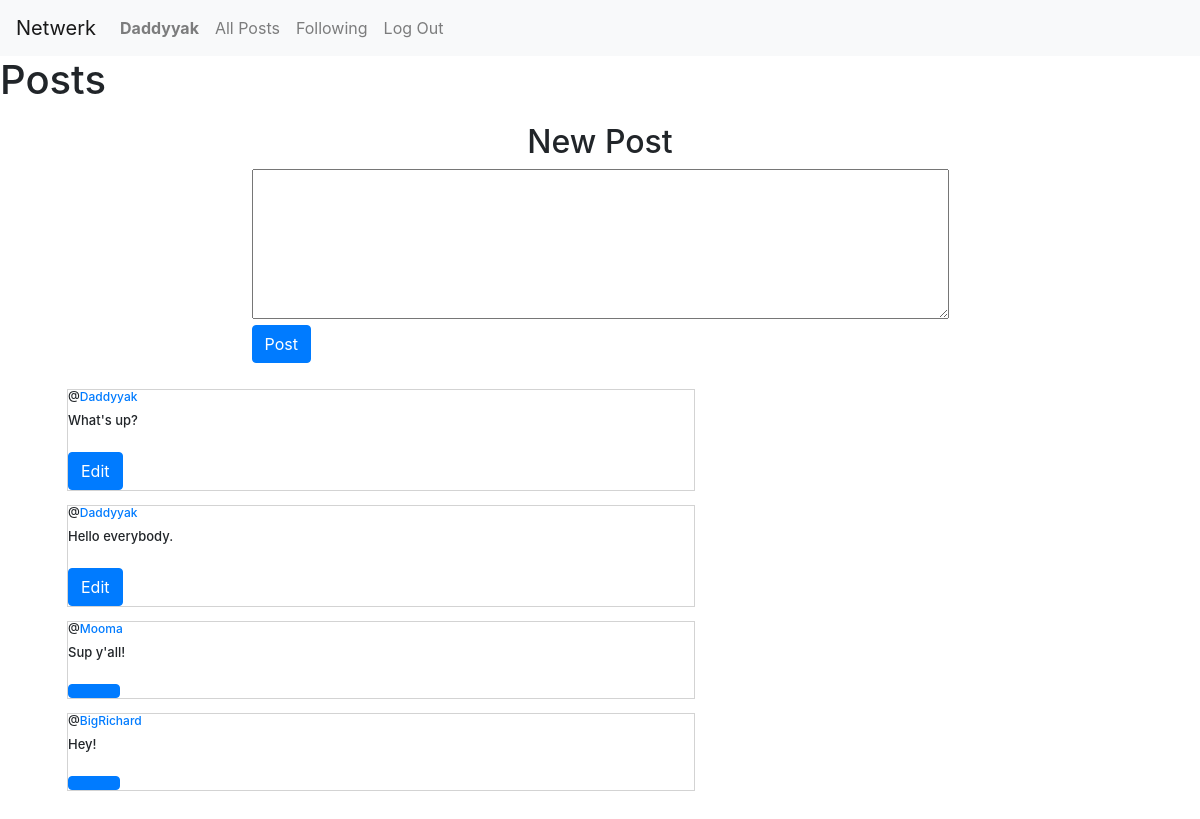
The app's page / (signed in) with its own data.
### network/models.py (models this page shows, shortened)
class User(AbstractUser):
    pass

class Post(models.Model):
    user = models.ForeignKey(User, on_delete=models.CASCADE, related_name="author")
    content = models.CharField(max_length=420, null=True, blank=True)
    date = models.DateTimeField(auto_now_add=True)
    likes = models.ManyToManyField(Like, blank=True, related_name="userLikes")

### network/views.py (the view)
# urls.py: path("", views.index, name="index"),
def index(request):
    allPosts = Post.objects.all().order_by("id").reverse()
    paginator = Paginator(allPosts, 10)
    pageNum = request.GET.get('page')
    postsPage = paginator.get_page(pageNum)
    allLiked = Like.objects.all()
    userLiked = []
    try:
        for like in allLiked:
            if like.user.id == request.user.id:
                userLiked.append(like.post.id)
    except:
        userLiked = []
    return render(request, "network/index.html", {
        "allPosts": allPosts,
        "postsPage": postsPage,
        "userLiked": userLiked,
    })

### network/templates/network/index.html (shortened to what this page needs)
{% extends "network/layout.html" %}
{% load static %}
{% block body %}
    <h1>Posts</h1>
    {% if user.is_authenticated %}
        <div class="newPost">
            <h2>New Post</h2>
            <form action="{% url 'newPost' %}" method="post">
                <textarea name="content" rows="6" cols="66"></textarea>
                <br>
                <input type="submit" value="Post" class="btn btn-primary">
            </form>
        </div>
    {% endif %}
    <div class="allPosts mx-5">
        {% for post in allPosts %}
            <div class="row post">
                <h5 class="username">@<a href="{% url 'profile' user_id=post.user.id%}">{{ post.user }}</a></h5>
                <h6 class="content" id="content{{ post.id }}">{{ post.content }}</h6>
                {% if user.is_authenticated %}
                    {% if user == post.user %}
                        <div class="d-flex justify-center-around">
                            <button class="btn btn-primary" value="Edit" data-toggle="modal" data-target="#modal_editPost{{ post.id }}">Edit</button>
                        </div>
                    {% else %}
                        {% if post.id in userLiked %}
                            <button class="btn btn-primary fa fa-thumbs-down col-1" onclick="likeHandler({{ post.id }}, {{ userLiked }})" id="{{ post.id }}"></button>
                        {% else %}
                            <button class="btn btn-primary fa fa-thumbs-up col-1" onclick="likeHandler({{ post.id }}, {{ userLiked }})" id="{{ post.id }}"></button>
                        {% endif %}
                    {% endif %}
                {% endif %}
            </div>
        {% endfor %}
    </div>
{% endblock %}

### network/templates/network/layout.html (shortened to what this page needs)
{% load static %}
<!DOCTYPE html>
<html lang="en">
    <head>
        <link rel="stylesheet" href="https://stackpath.bootstrapcdn.com/bootstrap/4.4.1/css/bootstrap.min.css">
        <link href="{% static 'network/styles.css' %}/" rel="stylesheet">
    </head>
    <body>
        <nav class="navbar navbar-expand-lg navbar-light bg-light">
            <a class="navbar-brand" href="{% url 'index' %}">Netwerk</a>
            <div>
              <ul class="navbar-nav mr-auto">
                {% if user.is_authenticated %}
                    <li class="nav-item">
                        <a class="nav-link" href="{% url 'profile' user_id=user.id%}"><strong>{{ user.username }}</strong></a>
                    </li>
                {% endif %}
                <li class="nav-item">
                  <a class="nav-link" href="{% url 'index' %}">All Posts</a>
                </li>
                {% if user.is_authenticated %}
                    <li class="nav-item">
                        <a class="nav-link" id="following" href="{% url 'following' %}">Following</a>
                    </li>
                    <li class="nav-item">
                        <a class="nav-link" href="{% url 'logout' %}">Log Out</a>
                    </li>
                {% endif %}
              </ul>
            </div>
          </nav>
        <div class="body">
            {% block body %}
            {% endblock %}
        </div>
    </body>
</html>

### network/static/network/styles.css (style rules this page uses)
.newPost { display: flex; flex-direction: column; justify-content: center; align-items: center; margin: 19px; }
.allPosts { display: flex; flex-direction: column; justify-content: flex-start; max-width: 666px; box-sizing: border-box; margin: 19px; }
.post { border: 0.1px solid lightgray; display: flex; flex-direction: column; justify-content: center; max-width: 666px; box-sizing: border-box; margin: 7px 19px; }
.content { font-size: 13px; }
.username { font-size: 12px; }

### records on screen
User: username "Daddyyak"
Post: user "Daddyyak", content "What's up?"
Post: user "Daddyyak", content "Hello everybody."
Post: user "Mooma", content "Sup y'all!"
Post: user "BigRichard", content "Hey!"
